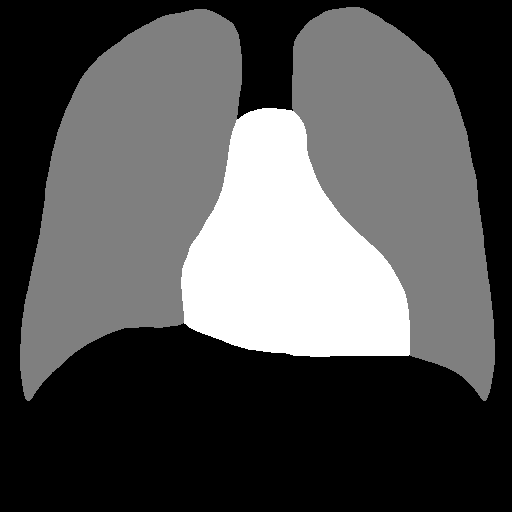
#> input picture data/11KB.png, 512 x 512 px
$ python -i standard.py   (imports and definitions only)
#> lines starting #> are read from the running program, lines starting #| are printed output that depends on the picture; after the words box and inside, x2 and y2 are one past the last pixel; in counts of white or black regions, pixels touching at a corner belong together
#> further down, picture is the input picture: shape (512, 512, 3); min 0, max 255, mean 82.9
import cv2
import skimage.measure as measure
import numpy as np


## Two longest lines across heart and lungs
def lines_ratio(image):
    l_heart = measure.label(image == 255)
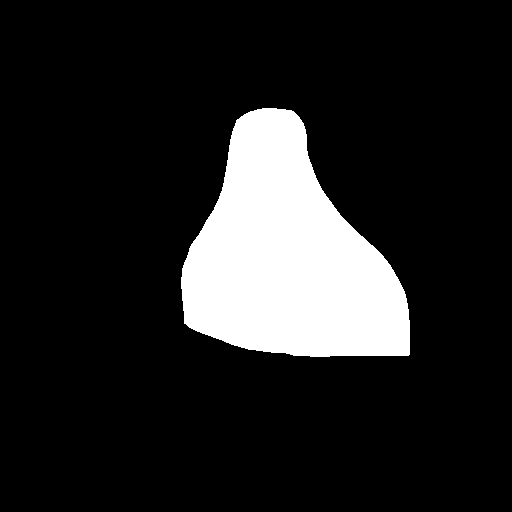
#> l_heart: shape (512, 512, 3) int32; values 0 (black) and 1 (white), 14% white; 1 white region, box (x1, y1, x2, y2) and area: (181, 108, 410, 357) 36716
    heart = measure.regionprops(l_heart)
#> heart = 1 regions

    l_lungs = measure.label(image != 0)
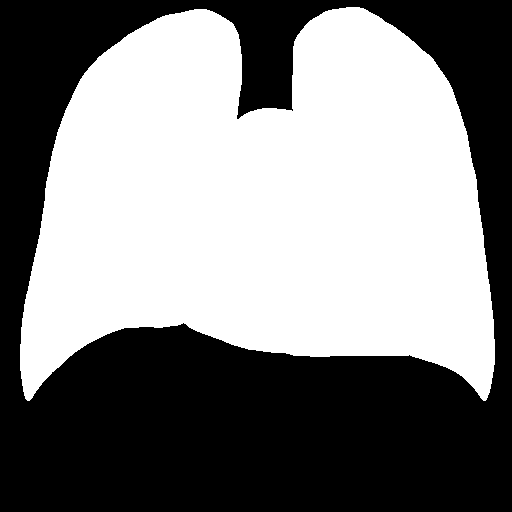
#> l_lungs: shape (512, 512, 3) int32; values 0 (black) and 1 (white), 51.1% white; 1 black region, box (x1, y1, x2, y2) and area: (0, 0, 512, 512) 128103
    lungs = measure.regionprops(l_lungs)
#> lungs = 1 regions

    img_with_lines = image.copy()
#> (the run stopped early here; a loop or call above may not have finished)

$ run again, on data/17MB.png
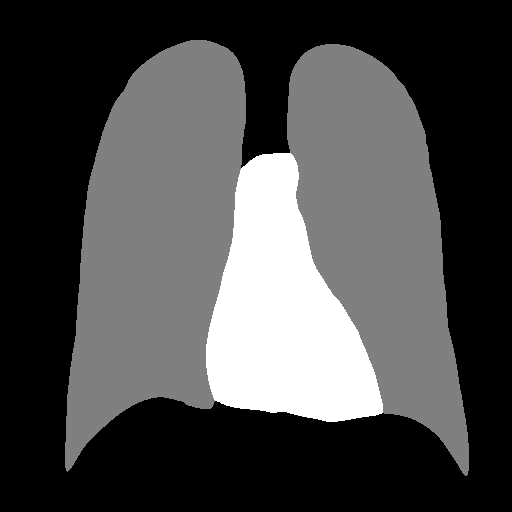
#> input picture data/17MB.png, 512 x 512 px
#> picture is the input picture: shape (512, 512, 3); min 0, max 255, mean 73.8
#> in lines_ratio, `l_heart = measure.label(image == 255)`:
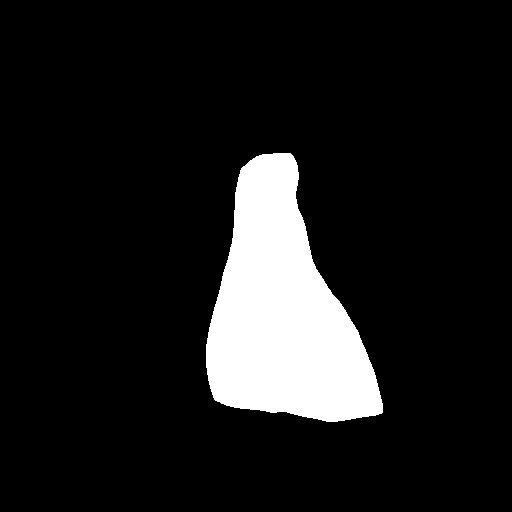
#> l_heart: shape (512, 512, 3) int32; values 0 (black) and 1 (white), 11% white; 1 white region, box (x1, y1, x2, y2) and area: (206, 153, 383, 422) 28890
#> heart = 1 regions
#> in lines_ratio, `l_lungs = measure.label(image != 0)`:
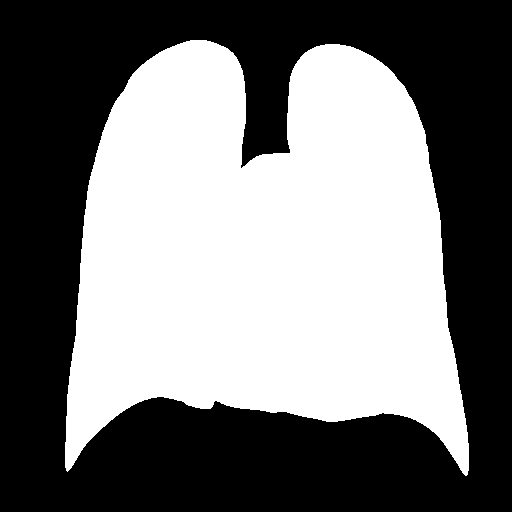
#> l_lungs: shape (512, 512, 3) int32; values 0 (black) and 1 (white), 47% white; 1 white region, box (x1, y1, x2, y2) and area: (65, 40, 469, 476) 123122
